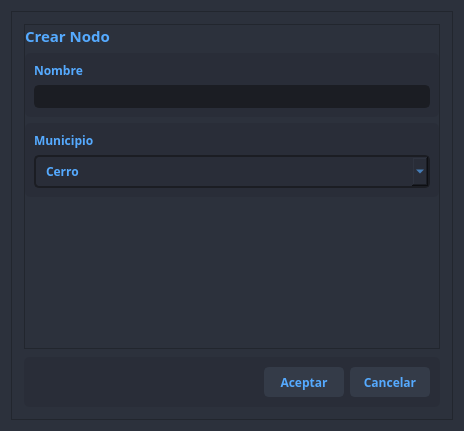
<?xml version="1.0" encoding="UTF-8"?>
<ui version="4.0">
 <class>rtUpdateForm</class>
 <widget class="QDialog" name="rtUpdateForm">
  <property name="geometry">
   <rect>
    <x>0</x>
    <y>0</y>
    <width>464</width>
    <height>431</height>
   </rect>
  </property>
  <property name="windowTitle">
   <string>Dialog</string>
  </property>
  <property name="styleSheet">
   <string notr="true">background-color: rgb(44, 49, 60);
color: rgb(85, 170, 255);</string>
  </property>
  <layout class="QVBoxLayout" name="verticalLayout">
   <item>
    <widget class="QFrame" name="bg">
     <property name="styleSheet">
      <string notr="true">/* LINE EDIT */
QLineEdit {
	background-color: rgb(27, 29, 35);
	border-radius: 5px;
	border: 2px solid rgb(27, 29, 35);
	padding-left: 10px;
}
QLineEdit:hover {
	border: 2px solid rgb(64, 71, 88);
}
QLineEdit:focus {
	border: 2px solid rgb(91, 101, 124);
}

/* SCROLL BARS */
QScrollBar:horizontal {
    border: none;
    background: rgb(52, 59, 72);
    height: 14px;
    margin: 0px 21px 0 21px;
	border-radius: 0px;
}
QScrollBar::handle:horizontal {
    background: rgb(85, 170, 255);
    min-width: 25px;
	border-radius: 7px
}
QScrollBar::add-line:horizontal {
    border: none;
    background: rgb(55, 63, 77);
    width: 20px;
	border-top-right-radius: 7px;
    border-bottom-right-radius: 7px;
    subcontrol-position: right;
    subcontrol-origin: margin;
}
QScrollBar::sub-line:horizontal {
    border: none;
    background: rgb(55, 63, 77);
    width: 20px;
	border-top-left-radius: 7px;
    border-bottom-left-radius: 7px;
    subcontrol-position: left;
    subcontrol-origin: margin;
}
QScrollBar::up-arrow:horizontal, QScrollBar::down-arrow:horizontal
{
     background: none;
}
QScrollBar::add-page:horizontal, QScrollBar::sub-page:horizontal
{
     background: none;
}
 QScrollBar:vertical {
	border: none;
    background: rgb(52, 59, 72);
    width: 14px;
    margin: 21px 0 21px 0;
	border-radius: 0px;
 }
 QScrollBar::handle:vertical {	
	background: rgb(85, 170, 255);
    min-height: 25px;
	border-radius: 7px
 }
 QScrollBar::add-line:vertical {
     border: none;
    background: rgb(55, 63, 77);
     height: 20px;
	border-bottom-left-radius: 7px;
    border-bottom-right-radius: 7px;
     subcontrol-position: bottom;
     subcontrol-origin: margin;
 }
 QScrollBar::sub-line:vertical {
	border: none;
    background: rgb(55, 63, 77);
     height: 20px;
	border-top-left-radius: 7px;
    border-top-right-radius: 7px;
     subcontrol-position: top;
     subcontrol-origin: margin;
 }
 QScrollBar::up-arrow:vertical, QScrollBar::down-arrow:vertical {
     background: none;
 }

 QScrollBar::add-page:vertical, QScrollBar::sub-page:vertical {
     background: none;
 }

/* CHECKBOX */
QCheckBox::indicator {
    border: 3px solid rgb(52, 59, 72);
	width: 15px;
	height: 15px;
	border-radius: 10px;
    background: rgb(44, 49, 60);
}
QCheckBox::indicator:hover {
    border: 3px solid rgb(58, 66, 81);
}
QCheckBox::indicator:checked {
    background: 3px solid rgb(52, 59, 72);
	border: 3px solid rgb(52, 59, 72);	
	background-image: url(:/16x16/icons/16x16/cil-check-alt.png);
}

/* RADIO BUTTON */
QRadioButton::indicator {
    border: 3px solid rgb(52, 59, 72);
	width: 15px;
	height: 15px;
	border-radius: 10px;
    background: rgb(44, 49, 60);
}
QRadioButton::indicator:hover {
    border: 3px solid rgb(58, 66, 81);
}
QRadioButton::indicator:checked {
    background: 3px solid rgb(94, 106, 130);
	border: 3px solid rgb(52, 59, 72);	
}

/* COMBOBOX */
QComboBox{
	background-color: rgb(27, 29, 35);
	border-radius: 5px;
	border: 2px solid rgb(27, 29, 35);
	padding: 5px;
	padding-left: 10px;
}
QComboBox:hover{
	border: 2px solid rgb(64, 71, 88);
}
QComboBox::drop-down {
	subcontrol-origin: padding;
	subcontrol-position: top right;
	width: 25px; 
	border-left-width: 3px;
	border-left-color: rgba(39, 44, 54, 150);
	border-left-style: solid;
	border-top-right-radius: 3px;
	border-bottom-right-radius: 3px;	
	background-image: url(:/16x16/icons/16x16/cil-arrow-bottom.png);
	background-position: center;
	background-repeat: no-reperat;
 }
QComboBox QAbstractItemView {
	color: rgb(85, 170, 255);	
	background-color: rgb(27, 29, 35);
	padding: 10px;
	selection-background-color: rgb(39, 44, 54);
}

/* SLIDERS */
QSlider::groove:horizontal {
    border-radius: 9px;
    height: 18px;
	margin: 0px;
	background-color: rgb(52, 59, 72);
}
QSlider::groove:horizontal:hover {
	background-color: rgb(55, 62, 76);
}
QSlider::handle:horizontal {
    background-color: rgb(85, 170, 255);
    border: none;
    height: 18px;
    width: 18px;
    margin: 0px;
	border-radius: 9px;
}
QSlider::handle:horizontal:hover {
    background-color: rgb(105, 180, 255);
}
QSlider::handle:horizontal:pressed {
    background-color: rgb(65, 130, 195);
}

QSlider::groove:vertical {
    border-radius: 9px;
    width: 18px;
    margin: 0px;
	background-color: rgb(52, 59, 72);
}
QSlider::groove:vertical:hover {
	background-color: rgb(55, 62, 76);
}
QSlider::handle:vertical {
    background-color: rgb(85, 170, 255);
	border: none;
    height: 18px;
    width: 18px;
    margin: 0px;
	border-radius: 9px;
}
QSlider::handle:vertical:hover {
    background-color: rgb(105, 180, 255);
}
QSlider::handle:vertical:pressed {
    background-color: rgb(65, 130, 195);
}

</string>
     </property>
     <property name="frameShape">
      <enum>QFrame::StyledPanel</enum>
     </property>
     <property name="frameShadow">
      <enum>QFrame::Raised</enum>
     </property>
     <layout class="QVBoxLayout" name="verticalLayout_2" stretch="5,1">
      <property name="spacing">
       <number>8</number>
      </property>
      <property name="leftMargin">
       <number>12</number>
      </property>
      <property name="topMargin">
       <number>12</number>
      </property>
      <property name="rightMargin">
       <number>12</number>
      </property>
      <property name="bottomMargin">
       <number>12</number>
      </property>
      <item>
       <widget class="QFrame" name="contentFrame">
        <property name="styleSheet">
         <string notr="true"/>
        </property>
        <property name="frameShape">
         <enum>QFrame::StyledPanel</enum>
        </property>
        <property name="frameShadow">
         <enum>QFrame::Raised</enum>
        </property>
        <layout class="QVBoxLayout" name="verticalLayout_6">
         <property name="spacing">
          <number>6</number>
         </property>
         <property name="leftMargin">
          <number>0</number>
         </property>
         <property name="topMargin">
          <number>0</number>
         </property>
         <property name="rightMargin">
          <number>0</number>
         </property>
         <property name="bottomMargin">
          <number>0</number>
         </property>
         <item>
          <widget class="QLabel" name="label_4">
           <property name="font">
            <font>
             <family>Segoe UI Semibold</family>
             <pointsize>11</pointsize>
             <weight>75</weight>
             <bold>true</bold>
            </font>
           </property>
           <property name="text">
            <string>Crear Nodo</string>
           </property>
          </widget>
         </item>
         <item>
          <widget class="QFrame" name="frame_3">
           <property name="styleSheet">
            <string notr="true">background-color: rgb(41, 45, 56);
border-radius: 5px;
</string>
           </property>
           <property name="frameShape">
            <enum>QFrame::StyledPanel</enum>
           </property>
           <property name="frameShadow">
            <enum>QFrame::Raised</enum>
           </property>
           <layout class="QVBoxLayout" name="verticalLayout_5">
            <item>
             <widget class="QLabel" name="label_3">
              <property name="font">
               <font>
                <family>Segoe UI Semibold</family>
                <pointsize>9</pointsize>
                <weight>75</weight>
                <bold>true</bold>
               </font>
              </property>
              <property name="text">
               <string>Nombre</string>
              </property>
             </widget>
            </item>
            <item>
             <widget class="QLineEdit" name="nodenameLineEdit">
              <property name="font">
               <font>
                <family>Segoe UI Semibold</family>
                <pointsize>9</pointsize>
                <weight>75</weight>
                <bold>true</bold>
               </font>
              </property>
              <property name="styleSheet">
               <string notr="true">QLineEdit {
	background-color: rgb(27, 29, 35);
	border-radius: 5px;
	border: 2px solid rgb(27, 29, 35);
	padding-left: 10px;
}
QLineEdit:hover {
	border: 2px solid rgb(64, 71, 88);
}
QLineEdit:focus {
	border: 2px solid rgb(91, 101, 124);
}</string>
              </property>
             </widget>
            </item>
           </layout>
          </widget>
         </item>
         <item>
          <widget class="QFrame" name="frame">
           <property name="styleSheet">
            <string notr="true">background-color: rgb(41, 45, 56);
border-radius: 5px;
</string>
           </property>
           <property name="frameShape">
            <enum>QFrame::StyledPanel</enum>
           </property>
           <property name="frameShadow">
            <enum>QFrame::Raised</enum>
           </property>
           <layout class="QVBoxLayout" name="verticalLayout_3">
            <item>
             <widget class="QLabel" name="label">
              <property name="maximumSize">
               <size>
                <width>16777215</width>
                <height>25</height>
               </size>
              </property>
              <property name="font">
               <font>
                <family>Segoe UI Semibold</family>
                <pointsize>9</pointsize>
                <weight>75</weight>
                <bold>true</bold>
               </font>
              </property>
              <property name="styleSheet">
               <string notr="true">color: rgb(85, 170, 255);</string>
              </property>
              <property name="text">
               <string>Municipio</string>
              </property>
             </widget>
            </item>
            <item>
             <widget class="QComboBox" name="cityComboBox">
              <property name="font">
               <font>
                <family>Segoe UI Semibold</family>
                <weight>75</weight>
                <bold>true</bold>
               </font>
              </property>
              <item>
               <property name="text">
                <string>Cerro</string>
               </property>
              </item>
              <item>
               <property name="text">
                <string>Playa</string>
               </property>
              </item>
              <item>
               <property name="text">
                <string>Plaza de la Revolución</string>
               </property>
              </item>
              <item>
               <property name="text">
                <string>Centro Habana</string>
               </property>
              </item>
              <item>
               <property name="text">
                <string>La Habana Vieja</string>
               </property>
              </item>
              <item>
               <property name="text">
                <string>Regla</string>
               </property>
              </item>
              <item>
               <property name="text">
                <string>La Habana del Este</string>
               </property>
              </item>
              <item>
               <property name="text">
                <string>Guanabacoa</string>
               </property>
              </item>
              <item>
               <property name="text">
                <string>San Miguel del Padrón</string>
               </property>
              </item>
              <item>
               <property name="text">
                <string>Diez de Octubre</string>
               </property>
              </item>
              <item>
               <property name="text">
                <string>Marianao</string>
               </property>
              </item>
              <item>
               <property name="text">
                <string>La Lisa</string>
               </property>
              </item>
              <item>
               <property name="text">
                <string>Boyeros</string>
               </property>
              </item>
              <item>
               <property name="text">
                <string>Arroyo Naranjo</string>
               </property>
              </item>
              <item>
               <property name="text">
                <string>Cotorro</string>
               </property>
              </item>
             </widget>
            </item>
           </layout>
          </widget>
         </item>
         <item>
          <spacer name="verticalSpacer">
           <property name="orientation">
            <enum>Qt::Vertical</enum>
           </property>
           <property name="sizeHint" stdset="0">
            <size>
             <width>20</width>
             <height>31</height>
            </size>
           </property>
          </spacer>
         </item>
        </layout>
       </widget>
      </item>
      <item>
       <widget class="QFrame" name="btnsFrame">
        <property name="minimumSize">
         <size>
          <width>0</width>
          <height>50</height>
         </size>
        </property>
        <property name="maximumSize">
         <size>
          <width>16777215</width>
          <height>50</height>
         </size>
        </property>
        <property name="styleSheet">
         <string notr="true">background-color: rgb(41, 45, 56);
border-radius: 5px;
</string>
        </property>
        <property name="frameShape">
         <enum>QFrame::StyledPanel</enum>
        </property>
        <property name="frameShadow">
         <enum>QFrame::Raised</enum>
        </property>
        <layout class="QHBoxLayout" name="horizontalLayout">
         <property name="leftMargin">
          <number>0</number>
         </property>
         <property name="topMargin">
          <number>0</number>
         </property>
         <property name="rightMargin">
          <number>10</number>
         </property>
         <property name="bottomMargin">
          <number>0</number>
         </property>
         <item>
          <spacer name="horizontalSpacer">
           <property name="orientation">
            <enum>Qt::Horizontal</enum>
           </property>
           <property name="sizeHint" stdset="0">
            <size>
             <width>108</width>
             <height>20</height>
            </size>
           </property>
          </spacer>
         </item>
         <item>
          <widget class="QPushButton" name="acceptBtn">
           <property name="minimumSize">
            <size>
             <width>80</width>
             <height>30</height>
            </size>
           </property>
           <property name="font">
            <font>
             <family>Segoe UI Semibold</family>
             <pointsize>9</pointsize>
             <weight>75</weight>
             <bold>true</bold>
            </font>
           </property>
           <property name="styleSheet">
            <string notr="true">QPushButton {
	border: 2px solid rgb(52, 59, 72);
	border-radius: 5px;	
	background-color: rgb(52, 59, 72);
}
QPushButton:hover {
	background-color: rgb(57, 65, 80);
	border: 2px solid rgb(61, 70, 86);
}
QPushButton:pressed {	
	background-color: rgb(35, 40, 49);
	border: 2px solid rgb(43, 50, 61);
}</string>
           </property>
           <property name="text">
            <string>Aceptar</string>
           </property>
          </widget>
         </item>
         <item>
          <widget class="QPushButton" name="cancelBtn">
           <property name="minimumSize">
            <size>
             <width>80</width>
             <height>30</height>
            </size>
           </property>
           <property name="font">
            <font>
             <family>Segoe UI Semibold</family>
             <pointsize>9</pointsize>
             <weight>75</weight>
             <bold>true</bold>
            </font>
           </property>
           <property name="styleSheet">
            <string notr="true">QPushButton {
	border: 2px solid rgb(52, 59, 72);
	border-radius: 5px;	
	background-color: rgb(52, 59, 72);
}
QPushButton:hover {
	background-color: rgb(57, 65, 80);
	border: 2px solid rgb(61, 70, 86);
}
QPushButton:pressed {	
	background-color: rgb(35, 40, 49);
	border: 2px solid rgb(43, 50, 61);
}</string>
           </property>
           <property name="text">
            <string>Cancelar</string>
           </property>
          </widget>
         </item>
        </layout>
       </widget>
      </item>
     </layout>
    </widget>
   </item>
  </layout>
 </widget>
 <resources/>
 <connections/>
</ui>
